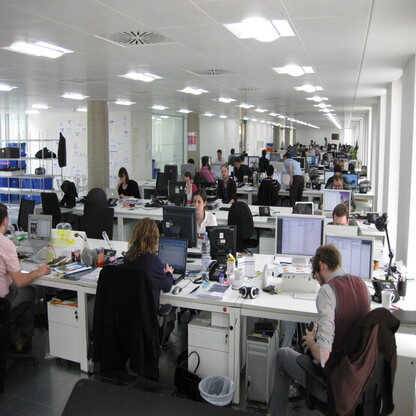
#> input picture pythonProject/image12.jpg, 416 x 416 px, given in place of the camera
$ python main.py
#> lines starting #> are read from the running program, lines starting #| are printed output that depends on the picture
import cv2
import numpy as np
import time
import imutils

camera = cv2.VideoCapture(0)
time.sleep(0.25)

# initialize the first frame in the video stream
firstFrame = None
tempFrame = None
count = 0

@staticmethod
def live_video():
    video_capture = cv2.VideoCapture(0)
    while True:
        # Capture frame-by-frame
        ret, frame = video_capture.read()

        # Display the resulting frame
        cv2.imshow('Video', frame)

        if cv2.waitKey(1) & 0xFF == ord('q'):
            break

        # When everything is done, release the capture
    video_capture.release()
    cv2.destroyAllWindows()


def get_best_contour(imgmask, threshold):
    contours, hierarchy = cv2.findContours(imgmask, cv2.RETR_EXTERNAL, cv2.CHAIN_APPROX_SIMPLE)
    best_area = threshold
    best_cnt = None
    for cnt in contours:
        area = cv2.contourArea(cnt)
        if area > 1.2*best_area:
            best_area = area
            best_cnt = cnt
    return best_cnt

# loop over the frames of the video
while True:
            # grab the current frame and initialize the occupied/unoccupied
            # text

            (grabbed, frame) = camera.read()
#> frame is the input picture: shape (416, 416, 3); mean B, G, R 125.2, 125.2, 125.6

            # if the frame could not be grabbed, then we have reached the end
            # of the video
            if not grabbed:
                break

            # resize the frame, convert it to grayscale, and blur it
            frame = imutils.resize(frame, width=500)
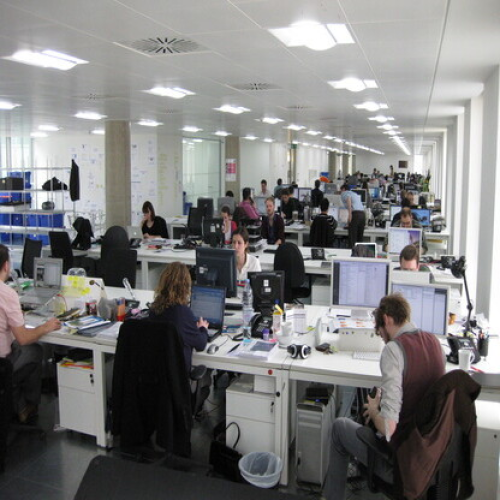
#> frame: shape (500, 500, 3); mean B, G, R 125.1, 125.1, 125.5
            gray = cv2.cvtColor(frame, cv2.COLOR_BGR2GRAY)
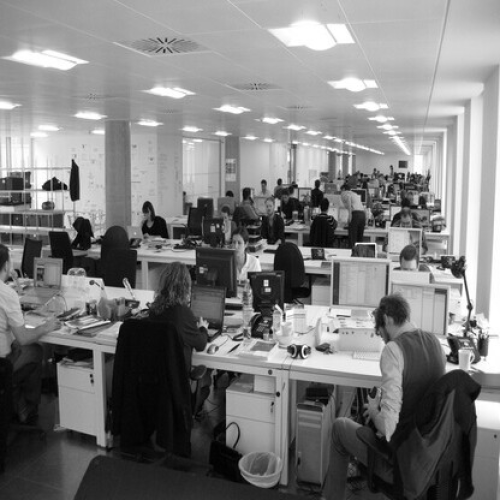
#> gray: shape (500, 500); min 0, max 255, mean 125.2
            gray = cv2.GaussianBlur(gray, (21, 21), 0)
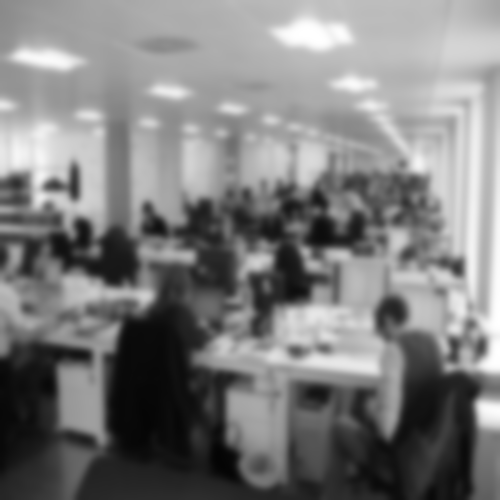
#> gray: shape (500, 500); min 4, max 255, mean 125.2

            # if the first frame is None, initialize it
            if firstFrame is None:
                print ("Waiting for video to adjust...")
                if tempFrame is None:
                    tempFrame = gray
                    continue
                else:
                    delta = cv2.absdiff(tempFrame, gray)
                    tempFrame = gray
                    tst = cv2.threshold(delta, 5, 255, cv2.THRESH_BINARY)[1]
                    tst = cv2.dilate(tst, None, iterations=2)
                    if count > 30:
                        print ("Done.\n Waiting for motion.")
                        if not cv2.countNonZero(tst) > 0:
                            firstFrame = gray
                        else:
                            continue
                    else:
                        count += 1
                        continue

            # compute the absolute difference between the current frame and
            # first frame
            frameDelta = cv2.absdiff(firstFrame, gray)
            thresh = cv2.threshold(frameDelta, 25, 255, cv2.THRESH_BINARY)[1]

            # dilate the thresholded image to fill in holes, then find contours
            # on thresholded image
            thresh = cv2.dilate(thresh, None, iterations=2)
            c = get_best_contour(thresh.copy(), 5000)

            if c is not None:
                # compute the bounding box for the contour, draw it on the frame,
                # and update the text
                (x, y, w, h) = cv2.boundingRect(c)
                cv2.rectangle(frame, (x, y), (x + w, y + h), (0, 255, 0), 2)
            cv2.imshow("Security Feed", frame)
            key = cv2.waitKey(1) & 0xFF

            # if the `q` key is pressed, break from the lop
            if key == ord("q"):
                break

            # show the frame and record if the user presses a key


                # if the `q` key is pressed, break from the lop


# cleanup the camera and close any open windows

$ run again, on pythonProject/image13.jpeg
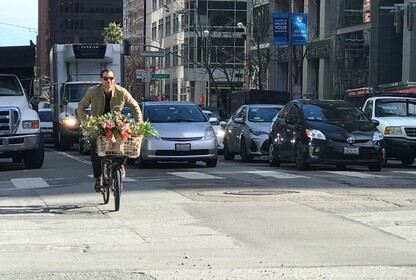
#> input picture pythonProject/image13.jpeg, 416 x 280 px, given in place of the camera
#> frame is the input picture: shape (280, 416, 3); mean B, G, R 122.6, 119.6, 114.5
#> `frame = imutils.resize(frame, width=500)`:
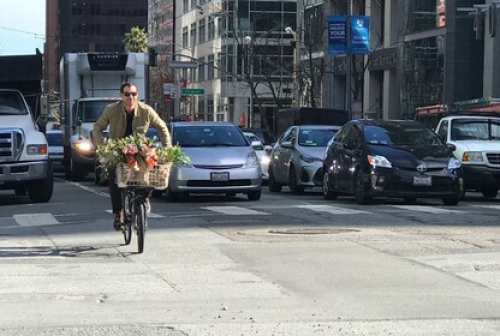
#> frame: shape (336, 500, 3); mean B, G, R 122.5, 119.5, 114.4
#> `gray = cv2.GaussianBlur(gray, (21, 21), 0)`:
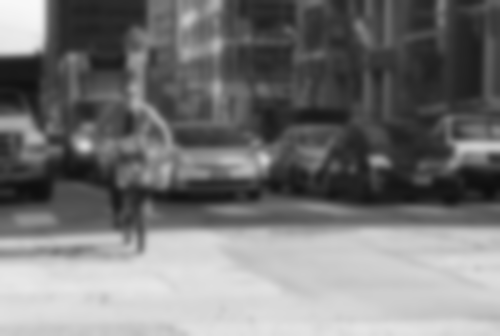
#> gray: shape (336, 500); min 14, max 248, mean 118.3

$ run again, on pythonProject/image14.jpeg
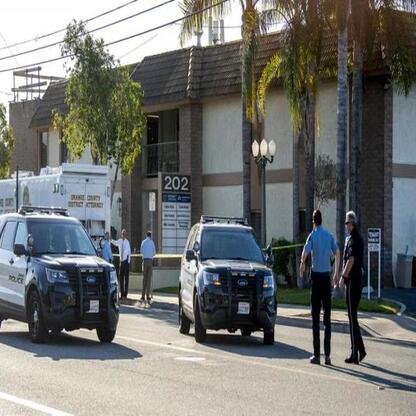
#> input picture pythonProject/image14.jpeg, 416 x 416 px, given in place of the camera
#> frame is the input picture: shape (416, 416, 3); mean B, G, R 113.3, 115.4, 113.9
#> `frame = imutils.resize(frame, width=500)`:
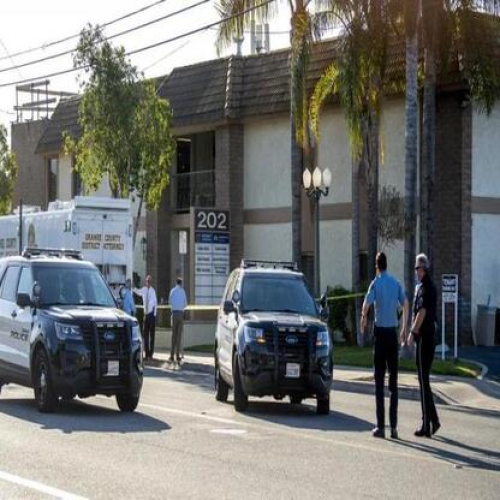
#> frame: shape (500, 500, 3); mean B, G, R 113.2, 115.3, 113.8
#> `gray = cv2.GaussianBlur(gray, (21, 21), 0)`:
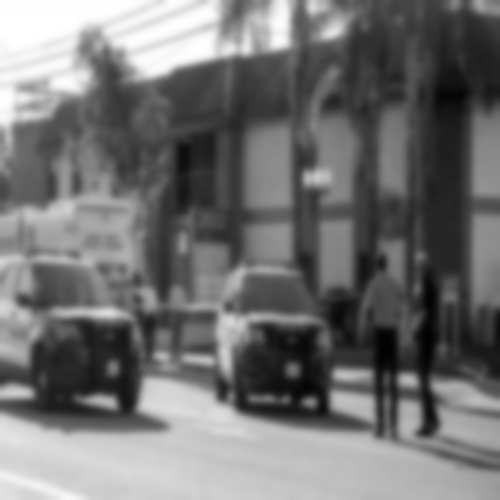
#> gray: shape (500, 500); min 1, max 255, mean 114.6
